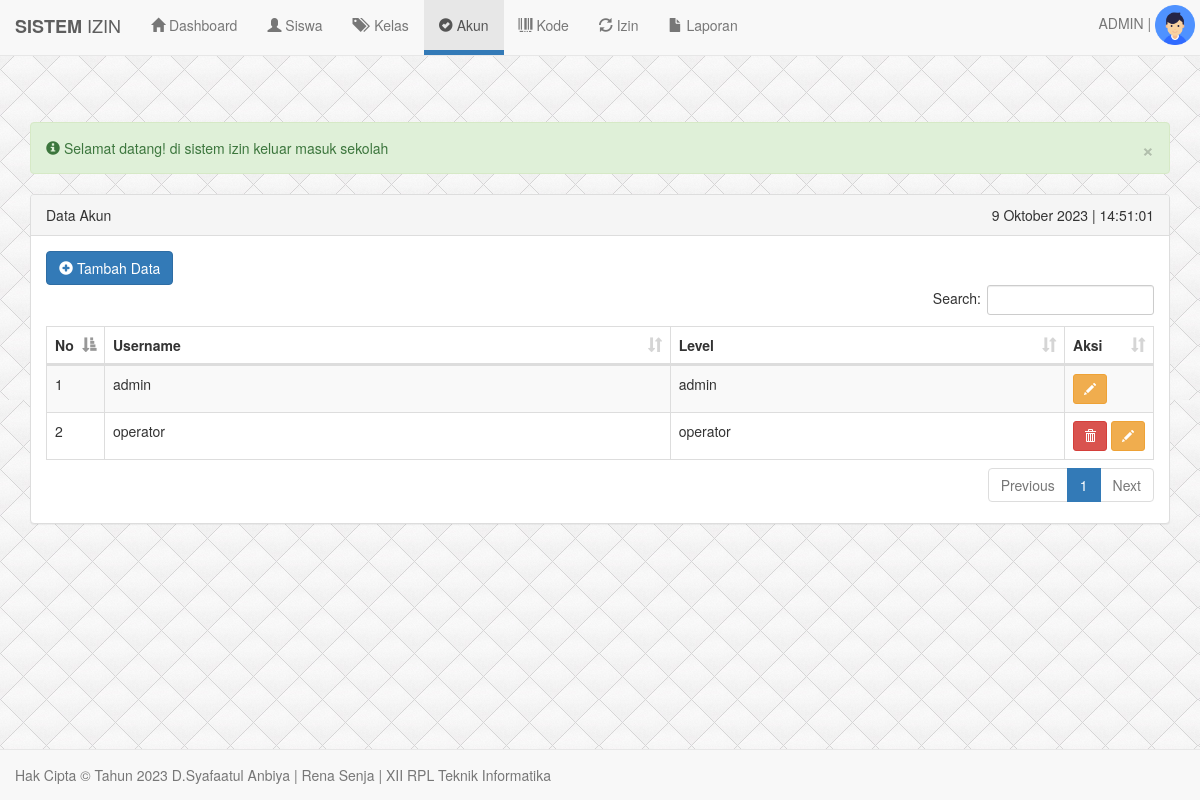
The app's page /admin/index.php?menu=akun (signed in) with its own data.
### tables this page shows
CREATE TABLE `akun` (
  `id_akun` int(11) NOT NULL,
  `username` varchar(50) NOT NULL,
  `password` text NOT NULL,
  `level` enum('admin','operator') NOT NULL
);

### admin/akun.php (the view, shortened to what this page needs)
<?php if($_SESSION['level']!="admin"){ ?>
<script type="text/javascript">
	document.location='index.php';
</script>
<?php }else{ ?>
<div class="panel panel-default">
	<div class="panel-heading">
		Data Akun
		<span class="pull-right" id="date"></span>
	</div>
	<div class="panel-body">
		<?php if(empty($_GET['id_akun'])){ ?>
		<div class="btn-group">
			<button class="btn btn-primary" data-toggle="modal" data-target="#modal_tambah">
				<span class="glyphicon glyphicon-plus-sign"></span>
				Tambah Data
			</button>
		</div>
		<table class="table table-bordered table-striped table-hover" id="dataTable" width="100%">
			<thead>
				<tr>
					<th width="10">No</th>
					<th>Username</th>
					<th>Level</th>
					<th width="50">Aksi</th>
				</tr>
			</thead>
			<tbody>
			<?php
			$no = 0;
			$query = mysql_query("SELECT * FROM akun ORDER BY username ASC");
			while($data = mysql_fetch_array($query)){
			?>
				<tr>
					<td><?php echo ++$no ?></td>
					<td><?php echo $data["username"] ?></td>
					<td><?php echo $data["level"] ?></td>
					<td>
					<?php if($data['level']!="admin"){ ?>
						<a href="hapus_data_akun.php?id_akun=<?php echo $data['id_akun'] ?>" class="btn btn-danger btn-sm" onclick="return window.confirm('Anda yakin akan menghapus data <?php echo $data['username'] ?>?')"><span class="glyphicon glyphicon-trash"></span></a>
					<?php } ?>
						<a href="index.php?menu=akun&id_akun=<?php echo $data['id_akun'] ?>" class="btn btn-warning btn-sm"><span class="glyphicon glyphicon-pencil"></span></a>
					</td>
			<?php } ?>
			</tbody>
		</table>
		<?php } ?>
	</div>
</div>
<?php } ?>

### admin/index.php (style rules this page uses)
body { background-image: url("img/bg.jpg"); }

### records on screen
akun: username "admin", level "admin"
akun: username "operator", level "operator"

### other values on screen
$_SESSION['username'] "ADMIN"
